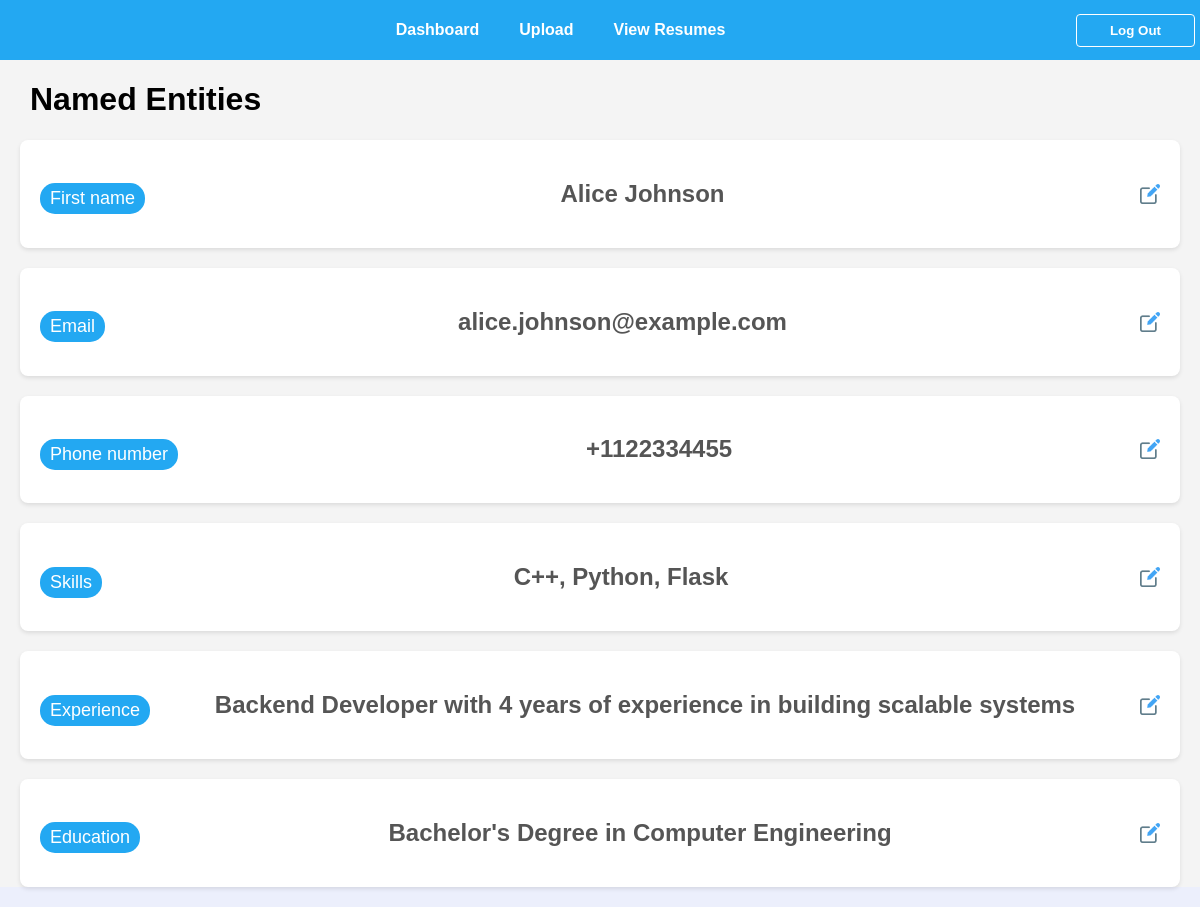
Page /3/ (signed in) on the committed database.
### cv/models.py (models this page shows)
class Person(models.Model):
    name = models.CharField(max_length=100)  # Assuming name length won't exceed 100 characters
    email = models.EmailField(blank=True, null=True)
    phone = models.CharField(max_length=20, blank=True, null=True)
    skills = models.CharField(max_length=300, null=True, blank=True)
    experience = models.CharField(max_length=300, null=True, blank=True)
    education = models.CharField(max_length=300, null=True, blank=True)

### cv/views.py (the view)
# urls.py: path("<id>/", get_one_resume, name="retreive"),
def get_one_resume(request, id):
    if request.user.is_authenticated:
      person = Person.objects.filter(id=id).get()
      return render(request, 'result.html', context={"person":person, "id": person.id, "user_is_admin":request.user.is_admin})
    return redirect('login')

### templates/result.html (shortened to what this page needs)
{%extends 'base.html' %}
{% load static %}
{% block content %}
   <link rel="stylesheet" href="{% static 'result.css' %}">
  <h1 style="margin-left: 30px;" id="heading">Named Entities</h1>
  <div class="entities-container" id="{{id}}">
      <div class="entity-category">
        <div class="entity-tags">
            <span class="entity-tag">First name</span>
        </div>
        <h2 id="name">{{ person.name }}</h2>
        {% if user_is_admin %}
        <img src="{% static 'modify_icon.png' %}" alt="Edit" class="edit-icon" onclick="editField(this, 'name')">
        {% else %}
        <div></div>
        {% endif %}
      </div>
      <div class="entity-category">
        <div class="entity-tags">
            <span class="entity-tag">Email</span>
        </div>
        <h2 id="email">{{ person.email }}</h2>
        {% if user_is_admin %}
        <img src="{% static 'modify_icon.png' %}" alt="Edit" class="edit-icon" onclick="editField(this, 'email')">
        {% else %}
        <div></div>
        {% endif %}
      </div>
      <div class="entity-category">
        <div class="entity-tags">
            <span class="entity-tag">Phone number</span>
        </div>
        <h2 id="phone">{{ person.phone }}</h2>
        {% if user_is_admin %}
        <img src="{% static 'modify_icon.png' %}" alt="Edit" class="edit-icon" onclick="editField(this, 'phone')">
        {% else %}
        <div></div>
        {% endif %}
      </div>
      <div class="entity-category">
        <div class="entity-tags">
            <span class="entity-tag">Skills</span>
        </div>
          <h2 id="skills">{{ person.skills }}</h2>
          {% if user_is_admin %}
          <img src="{% static 'modify_icon.png' %}" alt="Edit" class="edit-icon" onclick="editField(this, 'skills')">
          {% else %}
          <div></div>
          {% endif %}
        </div>
      <div class="entity-category">
        <div class="entity-tags">
            <span class="entity-tag">Experience</span>
        </div>
        <h2 id="experience">{{ person.experience }}</h2>
        {% if user_is_admin %}
        <img src="{% static 'modify_icon.png' %}" alt="Edit" class="edit-icon" onclick="editField(this, 'experience')">
        {% else %}
        <div></div>
        {% endif %}
      </div>
      <div class="entity-category">
        <div class="entity-tags">
            <span class="entity-tag">Education</span>
        </div>
        <h2 id="education">{{ person.education }}</h2>
        {% if user_is_admin %}
        <img src="{% static 'modify_icon.png' %}" alt="Edit" class="edit-icon" onclick="editField(this, 'education')">
        {% else %}
        <div></div>
        {% endif %}
      </div>
  </div>
{% endblock %}

### static/base_styles.css (style rules this page uses)
html, body { min-height: 100vh; margin: 0; font-family: 'Poppins'; background: #eceffc; }
html { min-width: 500px; }

### static/result.css (style rules this page uses)
body { font-family: Arial, sans-serif; margin: 0; padding: 0; background-color: #f4f4f4; }
.entities-container { display: flex; flex-direction: column; gap: 20px; margin: 20px; }
.entity-category { display: flex; align-items: center; justify-content: space-between; background-color: #fff; padding: 20px; border-radius: 8px; box-shadow: 0 2px 4px rgba(0, 0, 0, 0.1); }
.entity-category h2 { color: #555; }
.entity-tags { display: flex; flex-wrap: wrap; gap: 10px; margin-top: 10px; }
.entity-tag { background-color: #23a8f2; color: white; padding: 5px 10px; border-radius: 15px; font-size: 18px; }
.edit-icon { width: 20px; cursor: pointer; }

### rows in the picture
Person: name "Alice Johnson", email "alice.johnson@example.com", phone "+1122334455", skills "C++, Python, Flask", experience "Backend Developer with 4 years of experience in building scalable systems", education "Bachelor's Degree in Computer Engineering"
